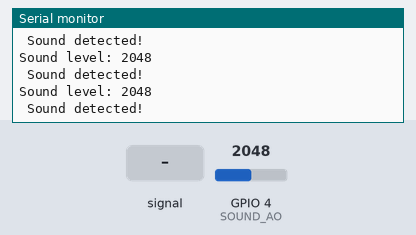
The sketch below on a simulated ESP32. On the bench: the last lines printed to the serial monitor. The test bench sets the inputs (shaded band); at power-on: GPIO 4 (SOUND_AO) = 2048 (analog values on the 0–4095 scale). WiFi joins after 1.5 s; servers stay silent unless stated.

Above: at 2.7 s.
2.8 s: GPIO 4 (SOUND_AO) fed a 200 Hz sine of ±327 counts around its level
At 3.81 s:
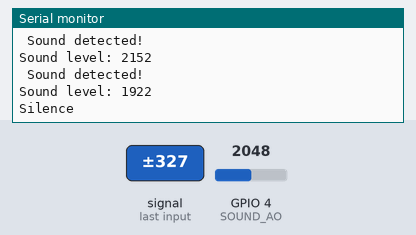
5.8 s: GPIO 4 (SOUND_AO) set to 1960
At 5.81 s:
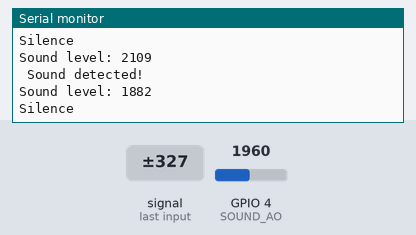
7.3 s: GPIO 4 (SOUND_AO) fed a 1000 Hz sine of ±1023 counts around its level
At 8.4 s:
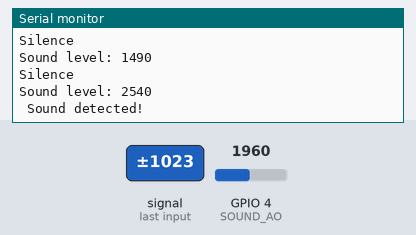
8.8 s: GPIO 4 (SOUND_AO) set to 2040
At 8.81 s:
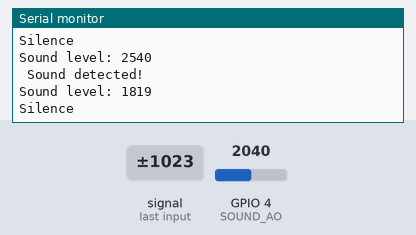
Timing chart, 0 to 11.3 s (numbered marks = the images above; inputs shaded):
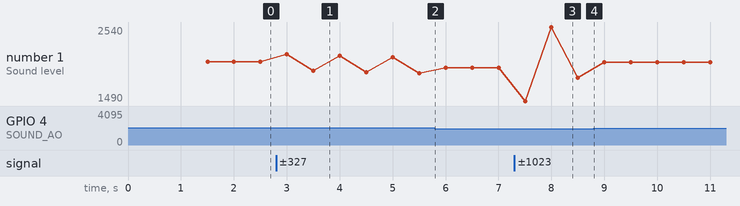

Measured:
- after the input at 2.8 s, the serial monitor: prints a new line after 0.20 s (image 1)
- after the input at 7.3 s, the serial monitor: prints a new line after 0.20 s (image 3)
- plotted number 1: 2048 → 1882 after the input at 2.8 s, 1882 → 1960 after the input at 5.8 s, 1960 → 1819 after the input at 7.3 s, 1819 → 2040 after the input at 8.8 s

The sketch:

code.ino
```cpp
#include <WiFi.h>
#include <HTTPClient.h>

#define SOUND_AO 4
const int SOUND_THRESHOLD = 2000;

const char* ssid = "TON_SSID_2.4GHz";
const char* password = "TON_MOT_DE_PASSE";
String apiKey = "TON_WRITE_API_KEY";

unsigned long previousSensorMillis = 0;
unsigned long previousThingSpeakMillis = 0;
const unsigned long sensorInterval = 500;       // 0.5s
const unsigned long thingSpeakInterval = 15000; // 15s

int soundLevel = 0;

void setup() {
  Serial.begin(115200);
  analogReadResolution(12);

  WiFi.begin(ssid, password);
  Serial.print("Connecting to WiFi");
  while (WiFi.status() != WL_CONNECTED) {
    delay(500);
    Serial.print(".");
  }
  Serial.println("\nWiFi Connected");
}

void loop() {
  unsigned long currentMillis = millis();

  // ===== Read sound sensor every 0.5s =====
  if (currentMillis - previousSensorMillis >= sensorInterval) {
    previousSensorMillis = currentMillis;

    soundLevel = analogRead(SOUND_AO);
    Serial.print("Sound level: ");
    Serial.println(soundLevel);

    bool detected = soundLevel > SOUND_THRESHOLD;
    Serial.println(detected ? " Sound detected!" : "Silence");
  }

  // ===== Send to ThingSpeak every 15s =====
  if (currentMillis - previousThingSpeakMillis >= thingSpeakInterval) {
    previousThingSpeakMillis = currentMillis;

    if (WiFi.status() == WL_CONNECTED) {
      HTTPClient http;
      String url = "http://api.thingspeak.com/update?api_key=" + apiKey +
                   "&field1=" + String(soundLevel);
      http.begin(url);
      int httpCode = http.GET();
      http.end();

      Serial.println(httpCode > 0 ? "📤 Data sent to ThingSpeak" : "❌ Failed to send");
    }
  }
}
```
